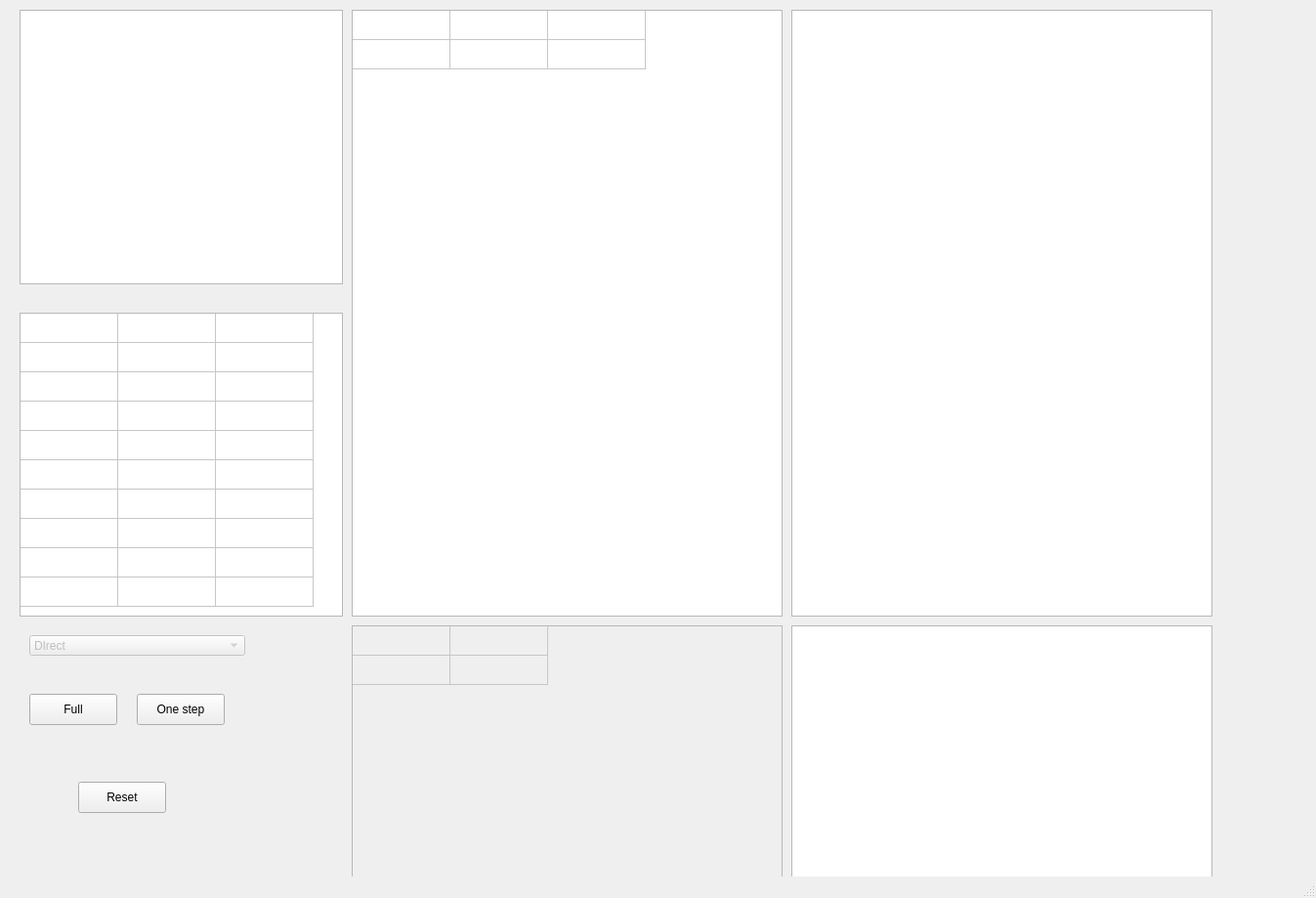
<?xml version="1.0" encoding="UTF-8"?>
<ui version="4.0">
 <class>MainWindow</class>
 <widget class="QMainWindow" name="MainWindow">
  <property name="geometry">
   <rect>
    <x>0</x>
    <y>0</y>
    <width>1347</width>
    <height>919</height>
   </rect>
  </property>
  <property name="windowTitle">
   <string>MainWindow</string>
  </property>
  <widget class="QWidget" name="cw">
      <widget class="QPushButton" name="full_pass">
          <property name="geometry">
              <rect>
                  <x>30</x>
                  <y>710</y>
                  <width>90</width>
                  <height>32</height>
              </rect>
          </property>
          <property name="text">
              <string>Full</string>
          </property>
      </widget>
      <widget class="QTableWidget" name="tko">
          <property name="geometry">
              <rect>
                  <x>20</x>
                  <y>320</y>
                  <width>331</width>
                  <height>311</height>
              </rect>
    </property>
    <property name="font">
     <font>
      <pointsize>12</pointsize>
     </font>
    </property>
    <property name="verticalScrollBarPolicy">
     <enum>Qt::ScrollBarAlwaysOff</enum>
    </property>
    <property name="horizontalScrollBarPolicy">
     <enum>Qt::ScrollBarAlwaysOff</enum>
    </property>
    <property name="showGrid">
     <bool>true</bool>
    </property>
    <property name="rowCount">
     <number>10</number>
    </property>
    <property name="columnCount">
     <number>3</number>
    </property>
    <attribute name="horizontalHeaderVisible">
     <bool>false</bool>
    </attribute>
    <attribute name="verticalHeaderVisible">
     <bool>false</bool>
    </attribute>
    <row/>
    <row/>
    <row/>
    <row/>
    <row/>
    <row/>
    <row/>
    <row/>
    <row/>
    <row/>
    <column>
     <property name="text">
      <string>Name</string>
     </property>
    </column>
    <column>
     <property name="text">
      <string>Code</string>
     </property>
    </column>
    <column>
     <property name="text">
      <string>Count</string>
     </property>
    </column>
   </widget>
   <widget class="QPlainTextEdit" name="src">
    <property name="geometry">
     <rect>
      <x>20</x>
      <y>10</y>
      <width>331</width>
      <height>281</height>
     </rect>
    </property>
    <property name="font">
     <font>
      <family>Monospace</family>
      <pointsize>12</pointsize>
     </font>
    </property>
   </widget>
      <widget class="QPlainTextEdit" name="err1">
          <property name="geometry">
              <rect>
                  <x>810</x>
                  <y>640</y>
                  <width>431</width>
                  <height>281</height>
              </rect>
          </property>
          <property name="font">
              <font>
                  <pointsize>12</pointsize>
              </font>
          </property>
          <property name="focusPolicy">
              <enum>Qt::NoFocus</enum>
          </property>
          <property name="acceptDrops">
              <bool>false</bool>
    </property>
    <property name="undoRedoEnabled">
     <bool>false</bool>
    </property>
    <property name="readOnly">
     <bool>true</bool>
    </property>
   </widget>
   <widget class="QPlainTextEdit" name="src2">
       <property name="geometry">
           <rect>
               <x>810</x>
               <y>10</y>
               <width>431</width>
               <height>621</height>
           </rect>
       </property>
    <property name="font">
     <font>
      <family>Monospace</family>
      <pointsize>12</pointsize>
     </font>
    </property>
    <property name="readOnly">
     <bool>true</bool>
    </property>
   </widget>
      <widget class="QTableWidget" name="tsi">
          <property name="geometry">
              <rect>
                  <x>360</x>
                  <y>10</y>
                  <width>441</width>
                  <height>621</height>
              </rect>
          </property>
          <property name="focusPolicy">
              <enum>Qt::NoFocus</enum>
          </property>
          <property name="editTriggers">
              <set>QAbstractItemView::NoEditTriggers</set>
          </property>
          <property name="tabKeyNavigation">
              <bool>false</bool>
          </property>
          <property name="showDropIndicator" stdset="0">
              <bool>false</bool>
          </property>
          <property name="dragDropOverwriteMode">
              <bool>false</bool>
          </property>
          <property name="showGrid">
              <bool>true</bool>
          </property>
          <property name="rowCount">
              <number>2</number>
          </property>
          <property name="columnCount">
              <number>3</number>
          </property>
          <attribute name="horizontalHeaderVisible">
              <bool>false</bool>
          </attribute>
          <attribute name="horizontalHeaderHighlightSections">
              <bool>false</bool>
          </attribute>
          <attribute name="verticalHeaderVisible">
              <bool>false</bool>
          </attribute>
          <attribute name="verticalHeaderHighlightSections">
              <bool>false</bool>
          </attribute>
          <row/>
          <row/>
          <column/>
          <column/>
          <column/>
      </widget>
      <widget class="QPushButton" name="one_step">
          <property name="geometry">
              <rect>
                  <x>140</x>
                  <y>710</y>
                  <width>90</width>
                  <height>32</height>
              </rect>
          </property>
          <property name="text">
              <string>One step</string>
          </property>
      </widget>
      <widget class="QTableWidget" name="tm">
          <property name="enabled">
              <bool>false</bool>
          </property>
          <property name="geometry">
              <rect>
                  <x>360</x>
                  <y>640</y>
                  <width>441</width>
                  <height>261</height>
              </rect>
          </property>
          <property name="focusPolicy">
              <enum>Qt::NoFocus</enum>
          </property>
          <property name="editTriggers">
              <set>QAbstractItemView::NoEditTriggers</set>
          </property>
          <property name="tabKeyNavigation">
              <bool>false</bool>
          </property>
          <property name="showDropIndicator" stdset="0">
              <bool>false</bool>
          </property>
          <property name="dragDropOverwriteMode">
              <bool>false</bool>
          </property>
          <property name="rowCount">
              <number>2</number>
          </property>
          <property name="columnCount">
              <number>2</number>
          </property>
          <attribute name="horizontalHeaderVisible">
              <bool>false</bool>
          </attribute>
          <attribute name="horizontalHeaderHighlightSections">
              <bool>false</bool>
          </attribute>
          <attribute name="verticalHeaderVisible">
              <bool>false</bool>
          </attribute>
          <attribute name="verticalHeaderHighlightSections">
              <bool>false</bool>
          </attribute>
          <row/>
          <row/>
          <column/>
          <column/>
      </widget>
      <widget class="KComboBox" name="format_choose">
          <property name="enabled">
              <bool>false</bool>
          </property>
          <property name="geometry">
              <rect>
                  <x>30</x>
                  <y>650</y>
                  <width>221</width>
                  <height>21</height>
              </rect>
          </property>
          <item>
              <property name="text">
                  <string>DIrect</string>
              </property>
          </item>
          <item>
              <property name="text">
                  <string>Relative</string>
              </property>
          </item>
          <item>
              <property name="text">
                  <string>Mixed</string>
              </property>
          </item>
      </widget>
      <widget class="QPushButton" name="reset">
          <property name="geometry">
              <rect>
                  <x>80</x>
                  <y>800</y>
                  <width>90</width>
                  <height>32</height>
              </rect>
          </property>
          <property name="text">
              <string>Reset</string>
          </property>
      </widget>
  </widget>
     <widget class="QStatusBar" name="statusbar"/>
     <action name="actionLoad">
         <property name="text">
             <string>Load</string>
         </property>
     </action>
     <action name="actionLoad_2">
         <property name="text">
             <string>Load</string>
         </property>
     </action>
 </widget>
    <customwidgets>
        <customwidget>
            <class>KComboBox</class>
            <extends>QComboBox</extends>
            <header>kcombobox.h</header>
        </customwidget>
    </customwidgets>
    <resources/>
    <connections/>
</ui>
